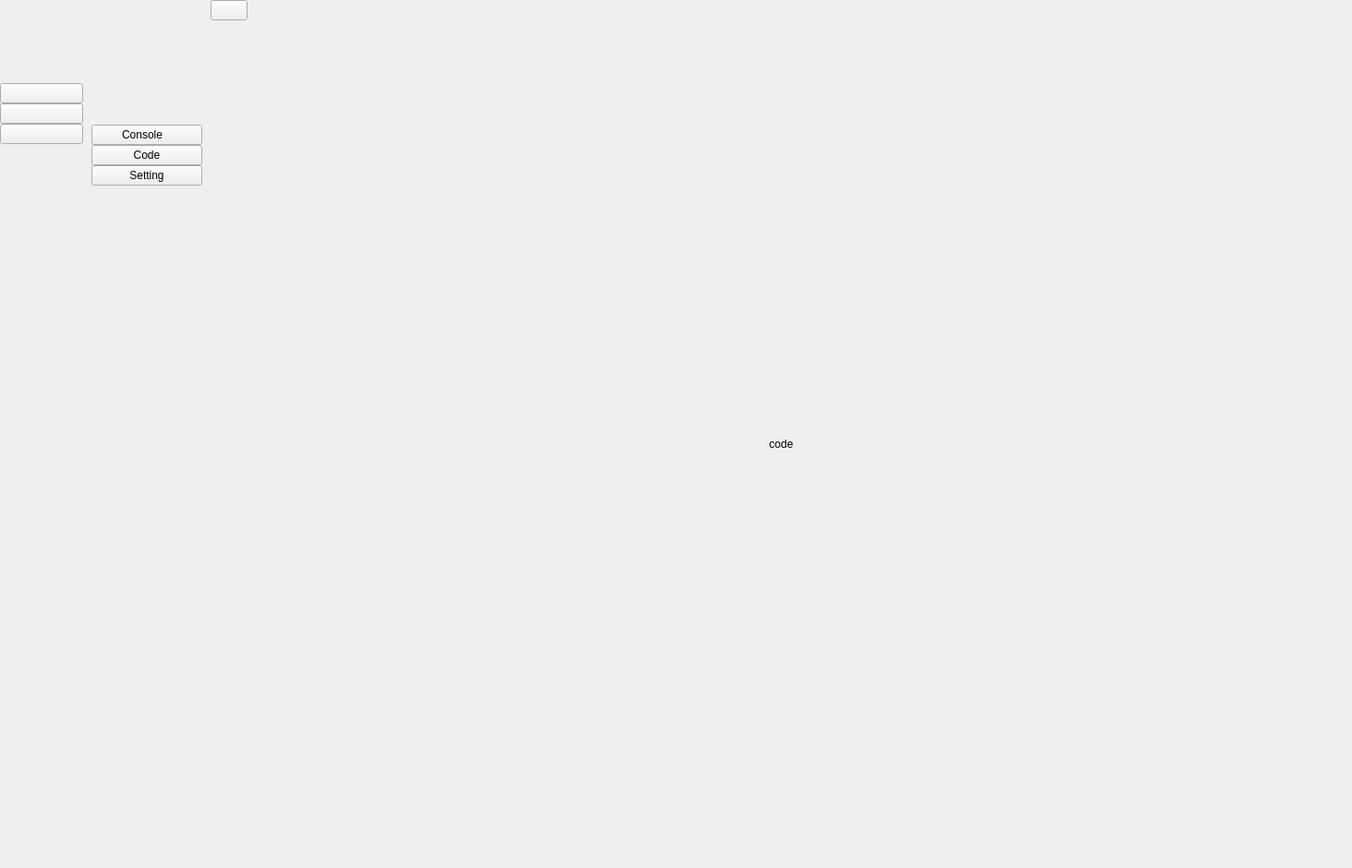
<?xml version="1.0" encoding="UTF-8"?>
<ui version="4.0">
 <class>MainWindow</class>
 <widget class="QMainWindow" name="MainWindow">
  <property name="geometry">
   <rect>
    <x>0</x>
    <y>0</y>
    <width>1464</width>
    <height>940</height>
   </rect>
  </property>
  <property name="windowTitle">
   <string>MainWindow</string>
  </property>
  <widget class="QWidget" name="centralwidget">
   <layout class="QGridLayout" name="gridLayout">
    <property name="leftMargin">
     <number>0</number>
    </property>
    <property name="topMargin">
     <number>0</number>
    </property>
    <property name="rightMargin">
     <number>0</number>
    </property>
    <property name="bottomMargin">
     <number>0</number>
    </property>
    <property name="spacing">
     <number>0</number>
    </property>
    <item row="0" column="0">
     <widget class="QWidget" name="icon_only_widget" native="true">
      <layout class="QVBoxLayout" name="verticalLayout_3">
       <property name="spacing">
        <number>0</number>
       </property>
       <property name="leftMargin">
        <number>0</number>
       </property>
       <property name="topMargin">
        <number>0</number>
       </property>
       <property name="rightMargin">
        <number>0</number>
       </property>
       <property name="bottomMargin">
        <number>0</number>
       </property>
       <item>
        <layout class="QHBoxLayout" name="horizontalLayout_2">
         <property name="spacing">
          <number>0</number>
         </property>
         <item>
          <widget class="QLabel" name="label">
           <property name="minimumSize">
            <size>
             <width>90</width>
             <height>90</height>
            </size>
           </property>
           <property name="maximumSize">
            <size>
             <width>90</width>
             <height>90</height>
            </size>
           </property>
           <property name="text">
            <string/>
           </property>
           <property name="pixmap">
            <pixmap resource="resource.qrc">:/icon/icon/EgisLogo.png</pixmap>
           </property>
           <property name="scaledContents">
            <bool>true</bool>
           </property>
          </widget>
         </item>
        </layout>
       </item>
       <item>
        <layout class="QVBoxLayout" name="verticalLayout">
         <property name="spacing">
          <number>0</number>
         </property>
         <item>
          <widget class="QPushButton" name="console_button_1">
           <property name="text">
            <string/>
           </property>
           <property name="icon">
            <iconset resource="resource.qrc">
             <normaloff>:/icon/images/icons/cil-browser.png</normaloff>:/icon/images/icons/cil-browser.png</iconset>
           </property>
           <property name="iconSize">
            <size>
             <width>20</width>
             <height>20</height>
            </size>
           </property>
           <property name="checkable">
            <bool>true</bool>
           </property>
           <property name="autoExclusive">
            <bool>true</bool>
           </property>
          </widget>
         </item>
         <item>
          <widget class="QPushButton" name="code_button_1">
           <property name="text">
            <string/>
           </property>
           <property name="icon">
            <iconset resource="resource.qrc">
             <normaloff>:/icon/images/icons/cil-file.png</normaloff>:/icon/images/icons/cil-file.png</iconset>
           </property>
           <property name="iconSize">
            <size>
             <width>20</width>
             <height>20</height>
            </size>
           </property>
           <property name="checkable">
            <bool>true</bool>
           </property>
           <property name="autoExclusive">
            <bool>true</bool>
           </property>
          </widget>
         </item>
         <item>
          <widget class="QPushButton" name="setting_button_1">
           <property name="text">
            <string/>
           </property>
           <property name="icon">
            <iconset resource="resource.qrc">
             <normaloff>:/icon/images/icons/cil-settings.png</normaloff>:/icon/images/icons/cil-settings.png</iconset>
           </property>
           <property name="iconSize">
            <size>
             <width>20</width>
             <height>20</height>
            </size>
           </property>
           <property name="checkable">
            <bool>true</bool>
           </property>
           <property name="autoExclusive">
            <bool>true</bool>
           </property>
          </widget>
         </item>
        </layout>
       </item>
       <item>
        <spacer name="verticalSpacer">
         <property name="orientation">
          <enum>Qt::Orientation::Vertical</enum>
         </property>
         <property name="sizeHint" stdset="0">
          <size>
           <width>20</width>
           <height>582</height>
          </size>
         </property>
        </spacer>
       </item>
      </layout>
     </widget>
    </item>
    <item row="0" column="1">
     <widget class="QWidget" name="full_menu_widget" native="true">
      <layout class="QVBoxLayout" name="verticalLayout_4">
       <property name="spacing">
        <number>6</number>
       </property>
       <property name="leftMargin">
        <number>9</number>
       </property>
       <property name="topMargin">
        <number>9</number>
       </property>
       <property name="rightMargin">
        <number>9</number>
       </property>
       <property name="bottomMargin">
        <number>9</number>
       </property>
       <item>
        <layout class="QHBoxLayout" name="horizontalLayout">
         <property name="spacing">
          <number>0</number>
         </property>
         <item>
          <widget class="QLabel" name="label_2">
           <property name="minimumSize">
            <size>
             <width>120</width>
             <height>120</height>
            </size>
           </property>
           <property name="maximumSize">
            <size>
             <width>120</width>
             <height>120</height>
            </size>
           </property>
           <property name="text">
            <string/>
           </property>
           <property name="pixmap">
            <pixmap resource="resource.qrc">:/icon/icon/EgisLogo.png</pixmap>
           </property>
           <property name="scaledContents">
            <bool>true</bool>
           </property>
          </widget>
         </item>
        </layout>
       </item>
       <item>
        <layout class="QVBoxLayout" name="verticalLayout_2">
         <property name="spacing">
          <number>0</number>
         </property>
         <property name="leftMargin">
          <number>0</number>
         </property>
         <property name="topMargin">
          <number>0</number>
         </property>
         <property name="rightMargin">
          <number>0</number>
         </property>
         <item>
          <widget class="QPushButton" name="console_button_2">
           <property name="text">
            <string>Console   </string>
           </property>
           <property name="icon">
            <iconset resource="resource.qrc">
             <normaloff>:/icon/images/icons/cil-browser.png</normaloff>:/icon/images/icons/cil-browser.png</iconset>
           </property>
           <property name="iconSize">
            <size>
             <width>14</width>
             <height>14</height>
            </size>
           </property>
           <property name="checkable">
            <bool>true</bool>
           </property>
           <property name="autoExclusive">
            <bool>true</bool>
           </property>
          </widget>
         </item>
         <item>
          <widget class="QPushButton" name="code_button_2">
           <property name="text">
            <string>Code</string>
           </property>
           <property name="icon">
            <iconset resource="resource.qrc">
             <normaloff>:/icon/images/icons/cil-file.png</normaloff>:/icon/images/icons/cil-file.png</iconset>
           </property>
           <property name="iconSize">
            <size>
             <width>14</width>
             <height>14</height>
            </size>
           </property>
           <property name="checkable">
            <bool>true</bool>
           </property>
           <property name="autoExclusive">
            <bool>true</bool>
           </property>
          </widget>
         </item>
         <item>
          <widget class="QPushButton" name="setting_button_2">
           <property name="text">
            <string>Setting</string>
           </property>
           <property name="icon">
            <iconset resource="resource.qrc">
             <normaloff>:/icon/images/icons/cil-settings.png</normaloff>:/icon/images/icons/cil-settings.png</iconset>
           </property>
           <property name="iconSize">
            <size>
             <width>14</width>
             <height>14</height>
            </size>
           </property>
           <property name="checkable">
            <bool>true</bool>
           </property>
           <property name="autoExclusive">
            <bool>true</bool>
           </property>
          </widget>
         </item>
        </layout>
       </item>
       <item>
        <spacer name="verticalSpacer_2">
         <property name="orientation">
          <enum>Qt::Orientation::Vertical</enum>
         </property>
         <property name="sizeHint" stdset="0">
          <size>
           <width>20</width>
           <height>555</height>
          </size>
         </property>
        </spacer>
       </item>
      </layout>
     </widget>
    </item>
    <item row="0" column="2">
     <widget class="QWidget" name="widget_3" native="true">
      <property name="minimumSize">
       <size>
        <width>0</width>
        <height>0</height>
       </size>
      </property>
      <layout class="QVBoxLayout" name="verticalLayout_5">
       <property name="spacing">
        <number>0</number>
       </property>
       <property name="leftMargin">
        <number>0</number>
       </property>
       <property name="topMargin">
        <number>0</number>
       </property>
       <property name="rightMargin">
        <number>0</number>
       </property>
       <property name="bottomMargin">
        <number>0</number>
       </property>
       <item>
        <widget class="QWidget" name="header_widget" native="true">
         <layout class="QHBoxLayout" name="horizontalLayout_3">
          <property name="spacing">
           <number>0</number>
          </property>
          <property name="leftMargin">
           <number>0</number>
          </property>
          <property name="topMargin">
           <number>0</number>
          </property>
          <property name="rightMargin">
           <number>0</number>
          </property>
          <property name="bottomMargin">
           <number>0</number>
          </property>
          <item>
           <widget class="QPushButton" name="pushButton">
            <property name="minimumSize">
             <size>
              <width>0</width>
              <height>0</height>
             </size>
            </property>
            <property name="text">
             <string/>
            </property>
            <property name="icon">
             <iconset resource="resource.qrc">
              <normaloff>:/icon/icon/menu-4-32.ico</normaloff>:/icon/icon/menu-4-32.ico</iconset>
            </property>
            <property name="checkable">
             <bool>true</bool>
            </property>
           </widget>
          </item>
          <item>
           <spacer name="horizontalSpacer">
            <property name="orientation">
             <enum>Qt::Orientation::Horizontal</enum>
            </property>
            <property name="sizeHint" stdset="0">
             <size>
              <width>1174</width>
              <height>20</height>
             </size>
            </property>
           </spacer>
          </item>
         </layout>
        </widget>
       </item>
       <item>
        <widget class="QStackedWidget" name="stackedWidget">
         <property name="currentIndex">
          <number>1</number>
         </property>
         <widget class="QWidget" name="console_page">
          <layout class="QGridLayout" name="gridLayout_3">
           <item row="0" column="0">
            <widget class="QLabel" name="label_3">
             <property name="text">
              <string>console</string>
             </property>
             <property name="alignment">
              <set>Qt::AlignmentFlag::AlignCenter</set>
             </property>
            </widget>
           </item>
          </layout>
         </widget>
         <widget class="QWidget" name="code_page">
          <layout class="QGridLayout" name="gridLayout_2">
           <item row="0" column="0">
            <widget class="QLabel" name="label_4">
             <property name="text">
              <string>code</string>
             </property>
             <property name="alignment">
              <set>Qt::AlignmentFlag::AlignCenter</set>
             </property>
            </widget>
           </item>
          </layout>
         </widget>
         <widget class="QWidget" name="setting_page">
          <layout class="QGridLayout" name="gridLayout_4">
           <item row="0" column="0">
            <widget class="QLabel" name="label_5">
             <property name="text">
              <string>setting</string>
             </property>
             <property name="alignment">
              <set>Qt::AlignmentFlag::AlignCenter</set>
             </property>
            </widget>
           </item>
          </layout>
         </widget>
        </widget>
       </item>
      </layout>
     </widget>
    </item>
   </layout>
  </widget>
 </widget>
 <resources>
  <include location="resource.qrc"/>
 </resources>
 <connections>
  <connection>
   <sender>console_button_1</sender>
   <signal>toggled(bool)</signal>
   <receiver>console_button_2</receiver>
   <slot>setChecked(bool)</slot>
   <hints>
    <hint type="sourcelabel">
     <x>44</x>
     <y>118</y>
    </hint>
    <hint type="destinationlabel">
     <x>166</x>
     <y>162</y>
    </hint>
   </hints>
  </connection>
  <connection>
   <sender>code_button_1</sender>
   <signal>toggled(bool)</signal>
   <receiver>code_button_2</receiver>
   <slot>setChecked(bool)</slot>
   <hints>
    <hint type="sourcelabel">
     <x>41</x>
     <y>144</y>
    </hint>
    <hint type="destinationlabel">
     <x>178</x>
     <y>187</y>
    </hint>
   </hints>
  </connection>
  <connection>
   <sender>setting_button_1</sender>
   <signal>toggled(bool)</signal>
   <receiver>setting_button_2</receiver>
   <slot>setChecked(bool)</slot>
   <hints>
    <hint type="sourcelabel">
     <x>36</x>
     <y>170</y>
    </hint>
    <hint type="destinationlabel">
     <x>163</x>
     <y>212</y>
    </hint>
   </hints>
  </connection>
  <connection>
   <sender>console_button_2</sender>
   <signal>toggled(bool)</signal>
   <receiver>console_button_1</receiver>
   <slot>setChecked(bool)</slot>
   <hints>
    <hint type="sourcelabel">
     <x>175</x>
     <y>162</y>
    </hint>
    <hint type="destinationlabel">
     <x>40</x>
     <y>95</y>
    </hint>
   </hints>
  </connection>
  <connection>
   <sender>code_button_2</sender>
   <signal>toggled(bool)</signal>
   <receiver>code_button_1</receiver>
   <slot>setChecked(bool)</slot>
   <hints>
    <hint type="sourcelabel">
     <x>183</x>
     <y>187</y>
    </hint>
    <hint type="destinationlabel">
     <x>29</x>
     <y>144</y>
    </hint>
   </hints>
  </connection>
  <connection>
   <sender>setting_button_2</sender>
   <signal>toggled(bool)</signal>
   <receiver>setting_button_1</receiver>
   <slot>setChecked(bool)</slot>
   <hints>
    <hint type="sourcelabel">
     <x>185</x>
     <y>212</y>
    </hint>
    <hint type="destinationlabel">
     <x>31</x>
     <y>145</y>
    </hint>
   </hints>
  </connection>
  <connection>
   <sender>pushButton</sender>
   <signal>toggled(bool)</signal>
   <receiver>icon_only_widget</receiver>
   <slot>setVisible(bool)</slot>
   <hints>
    <hint type="sourcelabel">
     <x>262</x>
     <y>31</y>
    </hint>
    <hint type="destinationlabel">
     <x>9</x>
     <y>374</y>
    </hint>
   </hints>
  </connection>
  <connection>
   <sender>pushButton</sender>
   <signal>toggled(bool)</signal>
   <receiver>full_menu_widget</receiver>
   <slot>setHidden(bool)</slot>
   <hints>
    <hint type="sourcelabel">
     <x>263</x>
     <y>27</y>
    </hint>
    <hint type="destinationlabel">
     <x>207</x>
     <y>490</y>
    </hint>
   </hints>
  </connection>
 </connections>
</ui>
